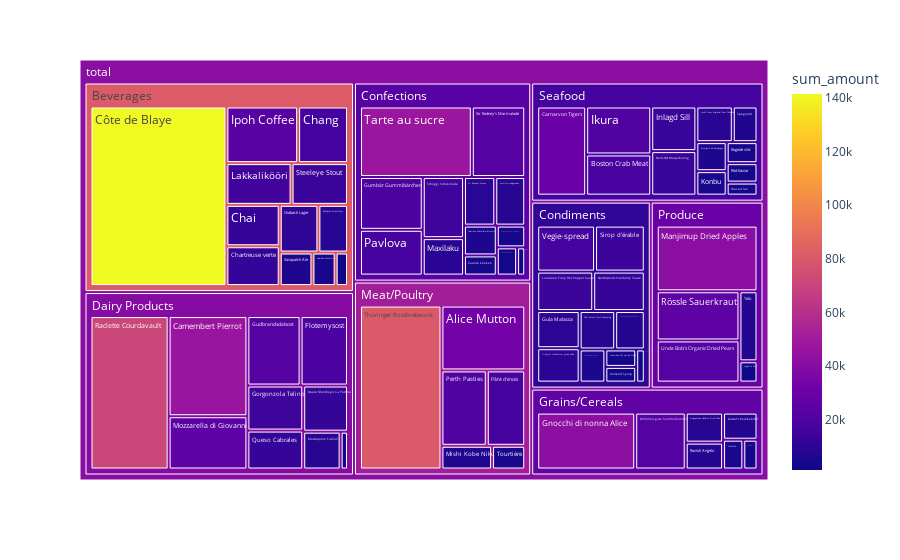

This figure's notebook cell:
### Code cell
import plotly.express as px 
import numpy as np 
# path : 계층 구조를 의미함 
fig = px.treemap(df, path = [px.Constant("total"),"category_name","product_name"], values = "sum_amount", color = "sum_amount")
fig.show()

### Figure 1 — Plotly figure (JSON) as saved in the notebook; plotly's stock layout.template omitted (floating-point values rounded to 4 significant figures)
{"data": [{"branchvalues": "total", "customdata": [[32700.0], [3044], [17910.0], [46830.0], [29170.0], [12790.0], [16360.0], [12290.0], [8568.0], [5347.0], [1369.0], [141400.0], [5882.0], [3233.0], [19550.0], [1648.0], [1785.0], [42590.0], [14920.0], [7137], [2688.0], [4504.0], [21940.0], [9916.0], [19850.0], [7122.0], [20870.0], [13460.0], [23530.0], [8680.0], [4960.0], [15760.0], [2397.0], [2432.0], [13870.0], [3383], [41820.0], [8404.0], [9245.0], [7226.0], [24900.0], [13420.0], [12772], [3704.0], [9172.0], [10670.0], [17220.0], [20570.0], [17430.0], [12900.0], [12260.0], [71160.0], [7662.0], [8177.0], [4338.0], [3997.0], [25700.0], [6350.0], [15100.0], [8714], [8575], [22560.0], [9104], [14350.0], [5883], [13644], [47230.0], [5863.0], [80370.0], [7991.0], [4728.0], [4602.0], [22040.0], [3438.0], [16700.0], [21960.0], [3958.0], [81420.0], [11310.0], [23780.0], [39880.0], [26230.0], [51100.0], [29650.0], [16610.0], [41340.0]], "domain": {"x": [0, 1], "y": [0, 1]}, "hovertemplate": "labels=%{label}<br>sum_amount_sum=%{value}<br>parent=%{parent}<br>id=%{id}<br>sum_amount=%{color}<extra></extra>", "ids": ["total/Meat/Poultry/Alice Mutton", "total/Condiments/Aniseed Syrup", "total/Seafood/Boston Crab Meat", "total/Dairy Products/Camembert Pierrot", "total/Seafood/Carnarvon Tigers", "total/Beverages/Chai", "total/Beverages/Chang", "total/Beverages/Chartreuse verte", "total/Condiments/Chef Anton's Cajun Seasoning", "total/Condiments/Chef Anton's Gumbo Mix", "total/Confections/Chocolade", "total/Beverages/Côte de Blaye", "total/Seafood/Escargots de Bourgogne", "total/Grains/Cereals/Filo Mix", "total/Dairy Products/Flotemysost", "total/Dairy Products/Geitost", "total/Condiments/Genen Shouyu", "total/Grains/Cereals/Gnocchi di nonna Alice", "total/Dairy Products/Gorgonzola Telino", "total/Condiments/Grandma's Boysenberry Spread", "total/Seafood/Gravad lax", "total/Beverages/Guaraná Fantástica", "total/Dairy Products/Gudbrandsdalsost", "total/Condiments/Gula Malacca", "total/Confections/Gumbär Gummibärchen", "total/Grains/Cereals/Gustaf's Knäckebröd", "total/Seafood/Ikura", "total/Seafood/Inlagd Sill", "total/Beverages/Ipoh Coffee", "total/Seafood/Jack's New England Clam Chowder", "total/Seafood/Konbu", "total/Beverages/Lakkalikööri", "total/Beverages/Laughing Lumberjack Lager", "total/Produce/Longlife Tofu", "total/Condiments/Louisiana Fiery Hot Pepper Sauce", "total/Condiments/Louisiana Hot Spiced Okra", "total/Produce/Manjimup Dried Apples", "total/Dairy Products/Mascarpone Fabioli", "total/Confections/Maxilaku", "total/Meat/Poultry/Mishi Kobe Niku", "total/Dairy Products/Mozzarella di Giovanni", "total/Seafood/Nord-Ost Matjeshering", "total/Condiments/Northwoods Cranberry Sauce", "total/Confections/NuNuCa Nuß-Nougat-Creme", "total/Condiments/Original Frankfurter grüne Soße", "total/Beverages/Outback Lager", "total/Confections/Pavlova", "total/Meat/Poultry/Perth Pasties", "total/Meat/Poultry/Pâté chinois", "total/Dairy Products/Queso Cabrales", "total/Dairy Products/Queso Manchego La Pastora", "total/Dairy Products/Raclette Courdavault", "total/Grains/Cereals/Ravioli Angelo", "total/Beverages/Rhönbräu Klosterbier", "total/Seafood/Rogede sild", "total/Seafood/Röd Kaviar", "total/Produce/Rössle Sauerkraut", "total/Beverages/Sasquatch Ale", "total/Confections/Schoggi Schokolade", "total/Confections/Scottish Longbreads", "total/Grains/Cereals/Singaporean Hokkien Fried Mee", "total/Confections/Sir Rodney's Marmalade", "total/Confections/Sir Rodney's Scones", "total/Condiments/Sirop d'érable", "total/Seafood/Spegesild", "total/Beverages/Steeleye Stout", "total/Confections/Tarte au sucre", "total/Confections/Teatime Chocolate Biscuits", "total/Meat/Poultry/Thüringer Rostbratwurst", "total/Produce/Tofu", "total/Meat/Poultry/Tourtière", "total/Grains/Cereals/Tunnbröd", "total/Produce/Uncle Bob's Organic Dried Pears", "total/Confections/Valkoinen suklaa", "total/Condiments/Vegie-spread", "total/Grains/Cereals/Wimmers gute Semmelknödel", "total/Confections/Zaanse koeken", "total/Beverages", "total/Condiments", "total/Confections", "total/Dairy Products", "total/Grains/Cereals", "total/Meat/Poultry", "total/Produce", "total/Seafood", "total"], "labels": ["Alice Mutton", "Aniseed Syrup", "Boston Crab Meat", "Camembert Pierrot", "Carnarvon Tigers", "Chai", "Chang", "Chartreuse verte", "Chef Anton's Cajun Seasoning", "Chef Anton's Gumbo Mix", "Chocolade", "Côte de Blaye", "Escargots de Bourgogne", "Filo Mix", "Flotemysost", "Geitost", "Genen Shouyu", "Gnocchi di nonna Alice", "Gorgonzola Telino", "Grandma's Boysenberry Spread", "Gravad lax", "Guaraná Fantástica", "Gudbrandsdalsost", "Gula Malacca", "Gumbär Gummibärchen", "Gustaf's Knäckebröd", "Ikura", "Inlagd Sill", "Ipoh Coffee", "Jack's New England Clam Chowder", "Konbu", "Lakkalikööri", "Laughing Lumberjack Lager", "Longlife Tofu", "Louisiana Fiery Hot Pepper Sauce", "Louisiana Hot Spiced Okra", "Manjimup Dried Apples", "Mascarpone Fabioli", "Maxilaku", "Mishi Kobe Niku", "Mozzarella di Giovanni", "Nord-Ost Matjeshering", "Northwoods Cranberry Sauce", "NuNuCa Nuß-Nougat-Creme", "Original Frankfurter grüne Soße", "Outback Lager", "Pavlova", "Perth Pasties", "Pâté chinois", "Queso Cabrales", "Queso Manchego La Pastora", "Raclette Courdavault", "Ravioli Angelo", "Rhönbräu Klosterbier", "Rogede sild", "Röd Kaviar", "Rössle Sauerkraut", "Sasquatch Ale", "Schoggi Schokolade", "Scottish Longbreads", "Singaporean Hokkien Fried Mee", "Sir Rodney's Marmalade", "Sir Rodney's Scones", "Sirop d'érable", "Spegesild", "Steeleye Stout", "Tarte au sucre", "Teatime Chocolate Biscuits", "Thüringer Rostbratwurst", "Tofu", "Tourtière", "Tunnbröd", "Uncle Bob's Organic Dried Pears", "Valkoinen suklaa", "Vegie-spread", "Wimmers gute Semmelknödel", "Zaanse koeken", "Beverages", "Condiments", "Confections", "Dairy Products", "Grains/Cereals", "Meat/Poultry", "Produce", "Seafood", "total"], "marker": {"coloraxis": "coloraxis", "colors": [32700.0, 3044, 17910.0, 46830.0, 29170.0, 12790.0, 16360.0, 12290.0, 8568.0, 5347.0, 1369.0, 141400.0, 5882.0, 3233.0, 19550.0, 1648.0, 1785.0, 42590.0, 14920.0, 7137, 2688.0, 4504.0, 21940.0, 9916.0, 19850.0, 7122.0, 20870.0, 13460.0, 23530.0, 8680.0, 4960.0, 15760.0, 2397.0, 2432.0, 13870.0, 3383, 41820.0, 8404.0, 9245.0, 7226.0, 24900.0, 13420.0, 12772, 3704.0, 9172.0, 10670.0, 17220.0, 20570.0, 17430.0, 12900.0, 12260.0, 71160.0, 7662.0, 8177.0, 4338.0, 3997.0, 25700.0, 6350.0, 15100.0, 8714, 8575, 22560.0, 9104, 14350.0, 5883, 13644, 47230.0, 5863.0, 80370.0, 7991.0, 4728.0, 4602.0, 22040.0, 3438.0, 16700.0, 21960.0, 3958.0, 81420.0, 11310.0, 23780.0, 39880.0, 26230.0, 51100.0, 29650.0, 16610.0, 41340.0]}, "name": "", "parents": ["total/Meat/Poultry", "total/Condiments", "total/Seafood", "total/Dairy Products", "total/Seafood", "total/Beverages", "total/Beverages", "total/Beverages", "total/Condiments", "total/Condiments", "total/Confections", "total/Beverages", "total/Seafood", "total/Grains/Cereals", "total/Dairy Products", "total/Dairy Products", "total/Condiments", "total/Grains/Cereals", "total/Dairy Products", "total/Condiments", "total/Seafood", "total/Beverages", "total/Dairy Products", "total/Condiments", "total/Confections", "total/Grains/Cereals", "total/Seafood", "total/Seafood", "total/Beverages", "total/Seafood", "total/Seafood", "total/Beverages", "total/Beverages", "total/Produce", "total/Condiments", "total/Condiments", "total/Produce", "total/Dairy Products", "total/Confections", "total/Meat/Poultry", "total/Dairy Products", "total/Seafood", "total/Condiments", "total/Confections", "total/Condiments", "total/Beverages", "total/Confections", "total/Meat/Poultry", "total/Meat/Poultry", "total/Dairy Products", "total/Dairy Products", "total/Dairy Products", "total/Grains/Cereals", "total/Beverages", "total/Seafood", "total/Seafood", "total/Produce", "total/Beverages", "total/Confections", "total/Confections", "total/Grains/Cereals", "total/Confections", "total/Confections", "total/Condiments", "total/Seafood", "total/Beverages", "total/Confections", "total/Confections", "total/Meat/Poultry", "total/Produce", "total/Meat/Poultry", "total/Grains/Cereals", "total/Produce", "total/Confections", "total/Condiments", "total/Grains/Cereals", "total/Confections", "total", "total", "total", "total", "total", "total", "total", "total", ""], "type": "treemap", "values": [32700.0, 3044, 17910.0, 46830.0, 29170.0, 12790.0, 16360.0, 12290.0, 8568.0, 5347.0, 1369.0, 141400.0, 5882.0, 3233.0, 19550.0, 1648.0, 1785.0, 42590.0, 14920.0, 7137, 2688.0, 4504.0, 21940.0, 9916.0, 19850.0, 7122.0, 20870.0, 13460.0, 23530.0, 8680.0, 4960.0, 15760.0, 2397.0, 2432.0, 13870.0, 3383, 41820.0, 8404.0, 9245.0, 7226.0, 24900.0, 13420.0, 12772, 3704.0, 9172.0, 10670.0, 17220.0, 20570.0, 17430.0, 12900.0, 12260.0, 71160.0, 7662.0, 8177.0, 4338.0, 3997.0, 25700.0, 6350.0, 15100.0, 8714, 8575, 22560.0, 9104, 14350.0, 5883, 13644, 47230.0, 5863.0, 80370.0, 7991.0, 4728.0, 4602.0, 22040.0, 3438.0, 16700.0, 21960.0, 3958.0, 267900.0, 106000.0, 167400.0, 234500.0, 95740.0, 163000.0, 99980.0, 131300.0, 1266000.0]}], "layout": {"coloraxis": {"colorbar": {"title": {"text": "sum_amount"}}, "colorscale": [[0, "#0d0887"], [0.1111, "#46039f"], [0.2222, "#7201a8"], [0.3333, "#9c179e"], [0.4444, "#bd3786"], [0.5556, "#d8576b"], [0.6667, "#ed7953"], [0.7778, "#fb9f3a"], [0.8889, "#fdca26"], [1, "#f0f921"]]}, "legend": {"tracegroupgap": 0}, "margin": {"t": 60}}}
